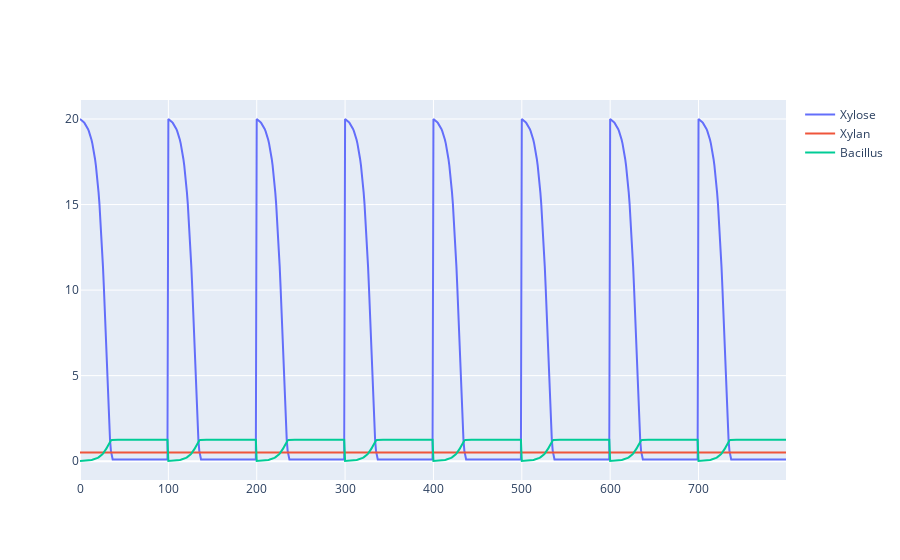

The notebook cell this image was saved under:
### Code cell
fig=go.Figure()
fig.add_trace(go.Scatter(x=data.index,y=data["xyl__D_e"],mode="lines",name="Xylose"))
fig.add_trace(go.Scatter(x=data.index,y=data["Xylan"],mode="lines",name="Xylan"))
fig.add_trace(go.Scatter(x=data.index,y=data["Bacllus_agent1"],mode="lines",name="Bacillus"))
fig.show()

### Figure 1 — Plotly figure (JSON) as saved in the notebook; plotly's stock layout.template omitted (floating-point values rounded to 4 significant figures; data arrays with more than 128 entries replaced by an {"elided": "..."} marker saying what was removed)
{"data": [{"mode": "lines", "name": "Xylose", "type": "scatter", "x": {"elided": "800 int values"}, "y": {"elided": "800 float values"}}, {"mode": "lines", "name": "Xylan", "type": "scatter", "x": {"elided": "800 int values"}, "y": {"elided": "800 float values"}}, {"mode": "lines", "name": "Bacillus", "type": "scatter", "x": {"elided": "800 int values"}, "y": {"elided": "800 float values"}}], "layout": {}}
